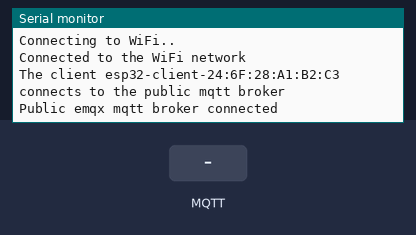
Recording of a sketch running on a simulated ESP32. On the bench: the last lines printed to the serial monitor. The inputs (shaded band) are chosen by the test bench. WiFi joins after 1.5 s; servers stay silent unless stated; no MQTT or app messages arrive unless stated.

Above: at 2.7 s.
2.8 s: MQTT message "1" arrives on the first subscribed topic
At 3.9 s:
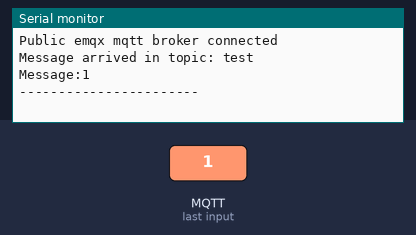
4.3 s: MQTT message "on" arrives on the first subscribed topic
At 5.0 s:
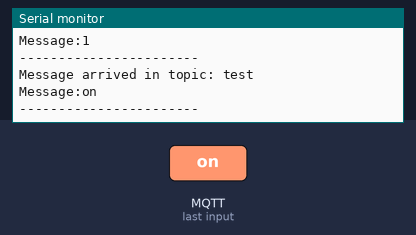
5.8 s: MQTT message "off" arrives on the first subscribed topic
At 6.2 s:
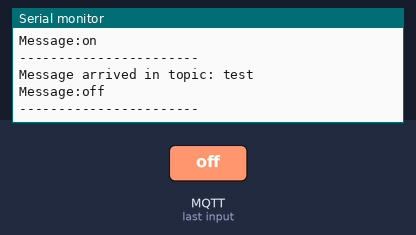

The sketch:

conexionChatEsp32.ino
```cpp
#include <WiFi.h>
#include <PubSubClient.h>
#include <WiFiClientSecure.h>

// WiFi
const char *ssid = "W_Aula_WB11";     // Enter your WiFi name
const char *password = "itcolima6"; // Enter WiFi password

// MQTT Broker
const char *mqtt_broker = "v3e23249.ala.us-east-1.emqxsl.com";   // broker address
const char *topic = "test";      // define topic
const char *mqtt_username = "Jisoo"; // username for authentication
const char *mqtt_password = "BlackPink"; // password for authentication
const int mqtt_port = 8883;      // port of MQTT over TLS/SSL

// load DigiCert Global Root CA ca_cert
const char *ca_cert =
    "-----BEGIN CERTIFICATE-----\n"
    "MIIEqjCCA5KgAwIBAgIQAnmsRYvBskWr+YBTzSybsTANBgkqhkiG9w0BAQsFADBh\n"
    "MQswCQYDVQQGEwJVUzEVMBMGA1UEChMMRGlnaUNlcnQgSW5jMRkwFwYDVQQLExB3\n"
    "d3cuZGlnaWNlcnQuY29tMSAwHgYDVQQDExdEaWdpQ2VydCBHbG9iYWwgUm9vdCBD\n"
    "QTAeFw0xNzExMjcxMjQ2MTBaFw0yNzExMjcxMjQ2MTBaMG4xCzAJBgNVBAYTAlVT\n"
    "MRUwEwYDVQQKEwxEaWdpQ2VydCBJbmMxGTAXBgNVBAsTEHd3dy5kaWdpY2VydC5j\n"
    "b20xLTArBgNVBAMTJEVuY3J5cHRpb24gRXZlcnl3aGVyZSBEViBUTFMgQ0EgLSBH\n"
    "MTCCASIwDQYJKoZIhvcNAQEBBQADggEPADCCAQoCggEBALPeP6wkab41dyQh6mKc\n"
    "oHqt3jRIxW5MDvf9QyiOR7VfFwK656es0UFiIb74N9pRntzF1UgYzDGu3ppZVMdo\n"
    "lbxhm6dWS9OK/lFehKNT0OYI9aqk6F+U7cA6jxSC+iDBPXwdF4rs3KRyp3aQn6pj\n"
    "pp1yr7IB6Y4zv72Ee/PlZ/6rK6InC6WpK0nPVOYR7n9iDuPe1E4IxUMBH/T33+3h\n"
    "yuH3dvfgiWUOUkjdpMbyxX+XNle5uEIiyBsi4IvbcTCh8ruifCIi5mDXkZrnMT8n\n"
    "wfYCV6v6kDdXkbgGRLKsR4pucbJtbKqIkUGxuZI2t7pfewKRc5nWecvDBZf3+p1M\n"
    "pA8CAwEAAaOCAU8wggFLMB0GA1UdDgQWBBRVdE+yck/1YLpQ0dfmUVyaAYca1zAf\n"
    "BgNVHSMEGDAWgBQD3lA1VtFMu2bwo+IbG8OXsj3RVTAOBgNVHQ8BAf8EBAMCAYYw\n"
    "HQYDVR0lBBYwFAYIKwYBBQUHAwEGCCsGAQUFBwMCMBIGA1UdEwEB/wQIMAYBAf8C\n"
    "AQAwNAYIKwYBBQUHAQEEKDAmMCQGCCsGAQUFBzABhhhodHRwOi8vb2NzcC5kaWdp\n"
    "Y2VydC5jb20wQgYDVR0fBDswOTA3oDWgM4YxaHR0cDovL2NybDMuZGlnaWNlcnQu\n"
    "Y29tL0RpZ2lDZXJ0R2xvYmFsUm9vdENBLmNybDBMBgNVHSAERTBDMDcGCWCGSAGG\n"
    "/WwBAjAqMCgGCCsGAQUFBwIBFhxodHRwczovL3d3dy5kaWdpY2VydC5jb20vQ1BT\n"
    "MAgGBmeBDAECATANBgkqhkiG9w0BAQsFAAOCAQEAK3Gp6/aGq7aBZsxf/oQ+TD/B\n"
    "SwW3AU4ETK+GQf2kFzYZkby5SFrHdPomunx2HBzViUchGoofGgg7gHW0W3MlQAXW\n"
    "M0r5LUvStcr82QDWYNPaUy4taCQmyaJ+VB+6wxHstSigOlSNF2a6vg4rgexixeiV\n"
    "4YSB03Yqp2t3TeZHM9ESfkus74nQyW7pRGezj+TC44xCagCQQOzzNmzEAP2SnCrJ\n"
    "sNE2DpRVMnL8J6xBRdjmOsC3N6cQuKuRXbzByVBjCqAA8t1L0I+9wXJerLPyErjy\n"
    "rMKWaBFLmfK/AHNF4ZihwPGOc7w6UHczBZXH5RFzJNnww+WnKuTPI0HfnVH8lg==\n"
    "-----END CERTIFICATE-----\n";

// init secure wifi client
WiFiClientSecure espClient;
// use wifi client to init mqtt client
PubSubClient client(espClient);

void setup()
{
  // Set software serial baud to 115200;
  Serial.begin(115200);
  // connecting to a WiFi network
  WiFi.begin(ssid, password);
  while (WiFi.status() != WL_CONNECTED)
  {
    delay(500);
    Serial.println("Connecting to WiFi..");
  }
  Serial.println("Connected to the WiFi network");

  // set root ca cert
  espClient.setCACert(ca_cert);
  // connecting to a mqtt broker
  client.setServer(mqtt_broker, mqtt_port);
  client.setCallback(callback);
  while (!client.connected())
  {
    String client_id = "esp32-client-";
    client_id += String(WiFi.macAddress());
    Serial.printf("The client %s connects to the public mqtt broker\n", client_id.c_str());
    if (client.connect(client_id.c_str(), mqtt_username, mqtt_password))
    {
      Serial.println("Public emqx mqtt broker connected");
    }
    else
    {
      Serial.print("Failed to connect to MQTT broker, rc=");
      Serial.print(client.state());
      Serial.println("Retrying in 5 seconds.");
      delay(5000);
    }
  }
  // publish and subscribe
  client.publish(topic, "Hi EMQX I'm ESP32 ^^"); // publish to the topic
  client.subscribe(topic);                       // subscribe from the topic
}

void callback(char *topic, byte *payload, unsigned int length)
{
  Serial.print("Message arrived in topic: ");
  Serial.println(topic);
  Serial.print("Message:");
  for (int i = 0; i < length; i++)
  {
    Serial.print((char)payload[i]);
  }
  Serial.println();
  Serial.println("-----------------------");
}

void reconnect()
{
  while (!client.connected())
  {
    Serial.println("Reconnecting to MQTT broker...");
    String client_id = "esp8266-client-";
    client_id += String(WiFi.macAddress());
    if (client.connect(client_id.c_str(), mqtt_username, mqtt_password))
    {
      Serial.println("Reconnected to MQTT broker.");
      client.subscribe(topic);
    }
    else
    {
      Serial.print("Failed to reconnect to MQTT broker, rc=");
      Serial.print(client.state());
      Serial.println("Retrying in 5 seconds.");
      delay(5000);
    }
  }
}

void loop()
{
  if (!client.connected())
  {
    reconnect();
  }
  client.loop();
}
```

Measured:
- after the input at 2.8 s, the serial monitor: prints a new line at once (image 1)
- after the input at 4.3 s, the serial monitor: prints a new line at once (image 2)
- after the input at 5.8 s, the serial monitor: prints a new line at once (image 3)
